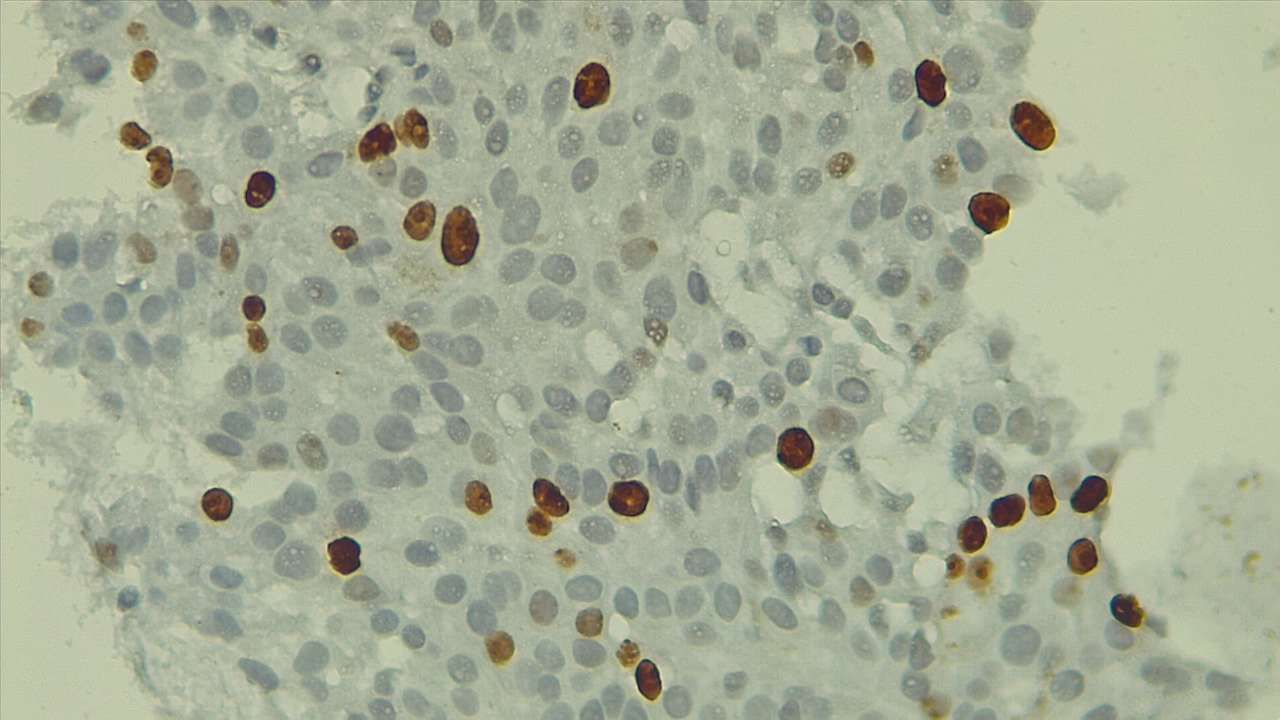
#> input picture Test1.jpg, 1280 x 720 px
$ jupyter execute ImageBioPreprocess.ipynb
#> lines starting #> are read from the running program, lines starting #| are printed output that depends on the picture; long printed decimals are rounded
# Test Técnico - Procesamiento de Imagenes en Python

## Objetivos

- **Ajustar la imagen** denominada Test1.jpg a un tamaño de 1024x1024 pixeles

- **Partir la imagen:** La imagen modificada se deberá partir en 4 sub-imágenes que correspondan a 4 secciones o cuadrantes de la imagen original y se deberán graficar cada una de estas imágenes

- **Aplicar una ecualización** a la imagen y mostrar la gráfica resultante para cada color

- **Manipulación de imágenes binarias:** Dada la imagen Mask.png realizar el conteo del total de objetos binarios (células) determinar el promedio del área de los objetos y aplicar una operación morfológica de apertura

- **Combinar Imágenes:** Fusionar las dos imágenes y presentar una nueva imagen en donde las máscaras se observen en un color específico dentro de la imagen original Test: ejemplo color azul

[cell 1]
# visualizar la imagen como output
import cv2
import numpy as np
import matplotlib.pyplot as plt

img = cv2.imread('Test1.jpg')
#> img is the input picture: shape (720, 1280, 3); mean B, G, R 150.1, 172.3, 165.5
img = cv2.cvtColor(img, cv2.COLOR_BGR2RGB)
plt.axis("off")
plt.imshow(img)

## Clase ImageProcessing

[cell 2]
import cv2
import matplotlib.pyplot as plt

class Preprocess:
    def __init__(self, img=None, img_name=None):
        """
        Inicializa la clase con la imagen y su nombre.
        """
        self.img = img
        self.img_name = img_name

    def read(self, img_name):
        """
        Leer una imagen desde un archivo y asignarla a la clase.
        """
        self.img = cv2.imread(img_name)
        self.img_name = img_name
        return self.img

    def show(self, img=None, title="Imagen", show_histogram=False):
        """
        Mostrar una imagen y opcionalmente los histogramas de cada canal de color.
        """
        if img is None:
            img = self.img

        if show_histogram:
            # Crear una figura con dos filas: una para la imagen, otra para los histogramas
            plt.figure(figsize=(16, 8))

            # Mostrar la imagen
            plt.subplot(2, 2, 1)
            plt.imshow(cv2.cvtColor(img, cv2.COLOR_BGR2RGB))
            plt.title(title)
            plt.axis("off")

            # Colores para los histogramas
            colors = ['blue', 'green', 'red']

            # Graficar los histogramas de cada canal
            for i, color in enumerate(colors):
                channel = img[:, :, i]  # Extraer canal de color
                plt.subplot(2, 2, i + 2)  # Posiciones 2, 3, 4 para los histogramas
                plt.hist(channel.ravel(), bins=256, color=color, alpha=0.6)
                plt.title(f"Histograma ({color.capitalize()})")
                plt.xlim([0, 256])

            # Ajustar los espacios entre subplots
            plt.tight_layout()
            plt.show()
        else:
            # Solo mostrar la imagen si no se requiere el histograma
            plt.imshow(cv2.cvtColor(img, cv2.COLOR_BGR2RGB))
            plt.title(title)
            plt.axis("off")
            plt.show()

    def save(self, img=None, suffix="processed"):
        """
        Guardar una imagen con un sufijo añadido al nombre original.
        """
        if img is None:
            img = self.img

        # Crear el nuevo nombre con el sufijo
        base_name = self.img_name.split('.')[0]
        ext = self.img_name.split('.')[-1]
        new_name = f"{base_name}_{suffix}.{ext}"
        cv2.imwrite(new_name, img)
        print(f"Imagen guardada como: {new_name}")
        return new_name

    def size(self):
        """
        Obtener el tamaño de la imagen.
        """
        return self.img.shape

    def resize(self, width=1024, height=1024):
        """
        Ajustar la imagen al tamaño especificado (por defecto 1024x1024 píxeles)
        y guardar el archivo con '_resize' añadido al nombre original.
        """
#> called with width = 1024, height = 1024
        # Redimensionar la imagen
        self.img = cv2.resize(self.img, (width, height))
        # Usar el método save para guardar la imagen redimensionada
        return self.save(suffix="resize")

    def split(self, quadrants=4):
        """
        Dividir la imagen en cuadrantes.
        """
#> called with quadrants = 4
        # Validar que quadrants sea un cuadrado perfecto
        sqrt_q = int(np.sqrt(quadrants))
        if sqrt_q ** 2 != quadrants:
            raise ValueError("El parámetro 'quadrants' debe ser un número cuadrado perfecto (4, 9, 16, ...).")

        # Obtener dimensiones de la imagen
        height, width, _ = self.img.shape
        h_step = height // sqrt_q
        w_step = width // sqrt_q

        # Lista para almacenar los cuadrantes
        quadrants_list = []

        # Dividir la imagen en cuadrantes
        for i in range(sqrt_q):
            for j in range(sqrt_q):
                # Extraer subimagen (cuadrante)
                quadrant = self.img[i * h_step:(i + 1) * h_step, j * w_step:(j + 1) * w_step]
                quadrants_list.append(quadrant)
#> after the loop, quadrants_list = 4 items

        return quadrants_list

    def plot_quadrants(self, quadrants=4):
        """
        Dividir la imagen en cuadrantes y graficarlos.
        """
#> called with quadrants = 4
        # Obtener los cuadrantes
        quadrant_images = self.split(quadrants)
#> quadrant_images = 4 items
        sqrt_q = int(quadrants**0.5)

        # Crear una figura para mostrar los cuadrantes
        fig, axes = plt.subplots(sqrt_q, sqrt_q, figsize=(10, 10))
        axes = axes.flatten()  # Aplanar para iterar más fácilmente

        # Graficar cada cuadrante
        for i, (ax, quad) in enumerate(zip(axes, quadrant_images)):
            ax.imshow(cv2.cvtColor(quad, cv2.COLOR_BGR2RGB))  # Convertir a RGB
            ax.axis("off")  # Quitar los ejes
            ax.set_title(f"Cuadrante {i+1}")
#> this loop made 4 passes

        # Ajustar espacio entre subplots
        plt.tight_layout()
        plt.show()

    def apply_clahe(self, clip_limit=2.0, tile_grid_size=(8, 8)):
        """
        Aplicar CLAHE (Contrast Limited Adaptive Histogram Equalization)
        a la imagen.
        """
#> called with clip_limit = 2, tile_grid_size = (8, 8)
        # Convertir la imagen a espacio de color LAB
        lab = cv2.cvtColor(self.img, cv2.COLOR_BGR2LAB)
        l, a, b = cv2.split(lab)

        # Crear el objeto CLAHE y aplicarlo al canal L (luminosidad)
        clahe = cv2.createCLAHE(clipLimit=clip_limit, tileGridSize=tile_grid_size)
        l_clahe = clahe.apply(l)

        # Fusionar los canales nuevamente
        lab_clahe = cv2.merge((l_clahe, a, b))
        img_clahe = cv2.cvtColor(lab_clahe, cv2.COLOR_LAB2BGR)

        # Retornar la imagen procesada
        return img_clahe

### 1. Ajustar la imagen `Test1.jpg` a un tamaño de 1024x1024 pixeles

[cell 3]
# Crear una instancia de la clase
preprocessor = Preprocess()

# Leer una imagen directamente desde un archivo
preprocessor.read('Test1.jpg')

# Ver el tamaño de la imagen
print("Tamaño original:", preprocessor.size())

# Mostrar la imagen
preprocessor.show()

# Redimensionar la imagen
resized_name = preprocessor.resize(1024, 1024)
print("Tamaño imagen redimesionada:", preprocessor.size())

# Mostrar la imagen redimensionada
preprocessor.read(resized_name)  # Leer la imagen redimensionada
preprocessor.show()

### 2. Partir la imagen en 4 sub-imágenes

[cell 4]
# Dividir la imagen en 4 cuadrantes
preprocessor.split(4)

# Graficar los cuadrantes (4 en este caso)
preprocessor.plot_quadrants(quadrants=4)

### 3. Aplicar una ecualización a la imagen y mostrar la gráfica resultante para cada color

**Objetivo:** Mejorar la calidad visual de la imagen ajustando el contraste de sus canales de color para obtener una representación más equilibrada. Esto se logra mediante ecualización de histograma, que redistribuye los niveles de intensidad de manera uniforme.

[cell 5]
# Aplicar CLAHE
img_clahe = preprocessor.apply_clahe(clip_limit=2.0, tile_grid_size=(8, 8))

# mostrar la imagen original
preprocessor.show(title="Imagen original", show_histogram=True)

# Mostrar la imagen procesada
preprocessor.show(img=img_clahe, title="Imagen con CLAHE", show_histogram=True)

# Guardar la imagen procesada con el sufijo "_clahe"
preprocessor.save(img=img_clahe, suffix="clahe")
#> Out = 'Test1_resize_clahe.jpg'

## Class BinaryImageProcessing

[cell 6]
import cv2
import numpy as np
import matplotlib.pyplot as plt

class BinaryImageProcessor:
    def __init__(self, mask=None, mask_name=None):
        self.mask = mask
        self.mask_name = mask_name

    def read_binary(self, mask_path):
        """
        Leer una imagen binaria desde un archivo.
        """
#> called with mask_path = 'mask.tif'
        self.mask = cv2.imread('mask.tif', cv2.IMREAD_UNCHANGED)
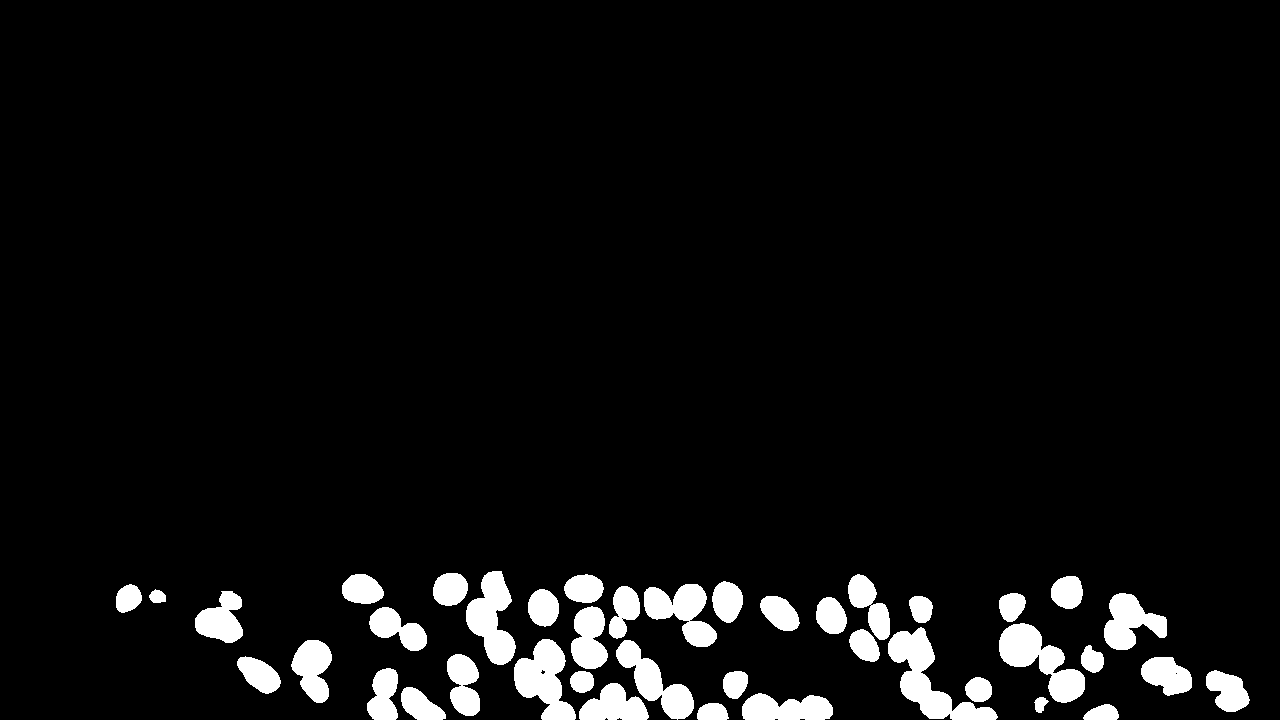
#> input picture MASK.tif, 1280 x 720 px, found by its file name
        # hacerla binaria
        _, self.mask = cv2.threshold(self.mask, 1, 255, cv2.THRESH_BINARY)

        self.mask_name = mask_path  # Guardar el nombre de la imagen

        if self.mask is None:
            raise FileNotFoundError(f"No se pudo cargar la imagen: {mask_path}")

        # si no es binaria tirar error
        if len(np.unique(self.mask)) != 2:
            raise ValueError("La imagen no es binaria.")

        # Asegurar que sea uint8
        self.mask = self.mask.astype(np.uint8)

        return self.mask

    def show_binary(self, mask=None, title="Imagen binaria"):
        """
        Mostrar una imagen binaria.
        """
        if mask is None:
            mask = self.mask

        plt.imshow(mask, cmap="gray")
        plt.title(title)
        plt.axis("off")
        plt.show()

    def save_binary(self, mask, suffix="processed"):
        """
        Guardar una imagen binaria con un sufijo añadido al nombre original.
        """
        if self.mask_name is None:
            raise ValueError("El atributo 'mask_name' no está definido. Usa 'read_binary' primero.")

        # Crear el nuevo nombre con el sufijo
        base_name = self.mask_name.split('.')[0]
        ext = self.mask_name.split('.')[-1]
        new_name = f"{base_name}_{suffix}.{ext}"
        cv2.imwrite(new_name, mask)
        print(f"Imagen binaria guardada como: {new_name}")
        return new_name

    def extract_components(self, connectivity=8):
        """
        Extraer componentes conectados de la imagen binaria.
        """
#> called with connectivity = 8
        # Encontrar componentes conectados y estadísticas
        num_labels, labels, stats, centroids = cv2.connectedComponentsWithStats(self.mask, connectivity=connectivity)
#> num_labels = 157; stats = 157 rows, first 6: [0, 0, 1280, 720, 657933], [156, 0, 43, 30, 940], [310, 0, 21, 11, 166], [411, 0, 132, 55, 3938], [582, 1, 53, 47, 1607], [682, 0, 28, 26, 584]; centroids = 157 pairs, first value 31.78 to 1227.4, second value 4.46 to 712.9
        return num_labels, labels, stats, centroids

    def count_objects(self):
        """
        Contar el número de objetos binarios en la máscara usando OpenCV.
        """
        # Encontrar componentes conectados y estadísticas
        _, _, stats, _ = self.extract_components()

        # stats contiene información de cada componente:
        # [x, y, width, height, area]
        areas = stats[1:, -1]  # Omitir el fondo (índice 0)
#> areas = 156 values, max 27533 at index 82, min 152 at index 153, mean 1690.2
        num_objects = len(areas)
#> num_objects = 156

        return num_objects

    def average_area(self):
        """
        Calcular el área promedio de los objetos binarios en la máscara.
        """
        _, _, stats, _ = self.extract_components()
        areas = stats[1:, -1]  # Omitir el fondo (índice 0)
        return np.mean(areas) if len(areas) > 0 else 0

    def apply_opening(self, kernel_size=3):
        """
        Aplicar una operación morfológica de apertura a la máscara binaria.
        """
        # Crear el kernel y aplicar la apertura
        kernel = cv2.getStructuringElement(cv2.MORPH_ELLIPSE, (kernel_size, kernel_size))
        self.mask = cv2.morphologyEx(self.mask, cv2.MORPH_OPEN, kernel)

        self.save_binary(self.mask, suffix="opening")
        return self.mask

    def create_binary_from_intensity(self, img, threshold=50):
        """
        Crear una máscara binaria basada en la intensidad de la imagen.
        Retiene solo los objetos más oscuros.
        """
        if img is None:
            raise ValueError("No hay imagen cargada para crear la máscara.")

        # Convertir la imagen a escala de grises
        gray_img = cv2.cvtColor(img, cv2.COLOR_BGR2GRAY)

        # Crear una máscara binaria basada en el umbral
        _, dark_mask = cv2.threshold(gray_img, threshold, 255, cv2.THRESH_BINARY_INV)

        return dark_mask

### 4. Manipulación de imágenes binarias

[cell 7]
# Crear una instancia de la clase
binary_processor = BinaryImageProcessor(mask_name='mask.tif')

# Leer una imagen binaria
mask = binary_processor.read_binary('mask.tif')

# Mostrar la imagen binaria
binary_processor.show_binary()

[cell 8]
# Contar objetos
num_objects = binary_processor.count_objects()
#> num_objects = 156
print("Número de objetos:", num_objects)
#| Número de objetos: 156

# Calcular el área promedio
avg_area = binary_processor.average_area()
#> avg_area = 1690.2
print("Área promedio:", avg_area)
#| Área promedio: 1690.173

Aplica una operación morfológica de apertura utilizando un kernel con forma de elipse.
Esto elimina el ruido (pequeños objetos desconectados) y suaviza los contornos de los objetos en la máscara.

[cell 9]
# Aplicar apertura
binary_processor.apply_opening(kernel_size=8)

# Mostrar la imagen binaria después de la apertura
binary_processor.show_binary(title="Imagen binaria después de la apertura")

# Contar objetos después de la apertura
num_objects_opening = binary_processor.count_objects()
#> call 3 of extract_components, with connectivity = 8
#> in extract_components (call 3), `num_labels, labels, stats, centroids = cv2.connectedComponentsWithStat..`:
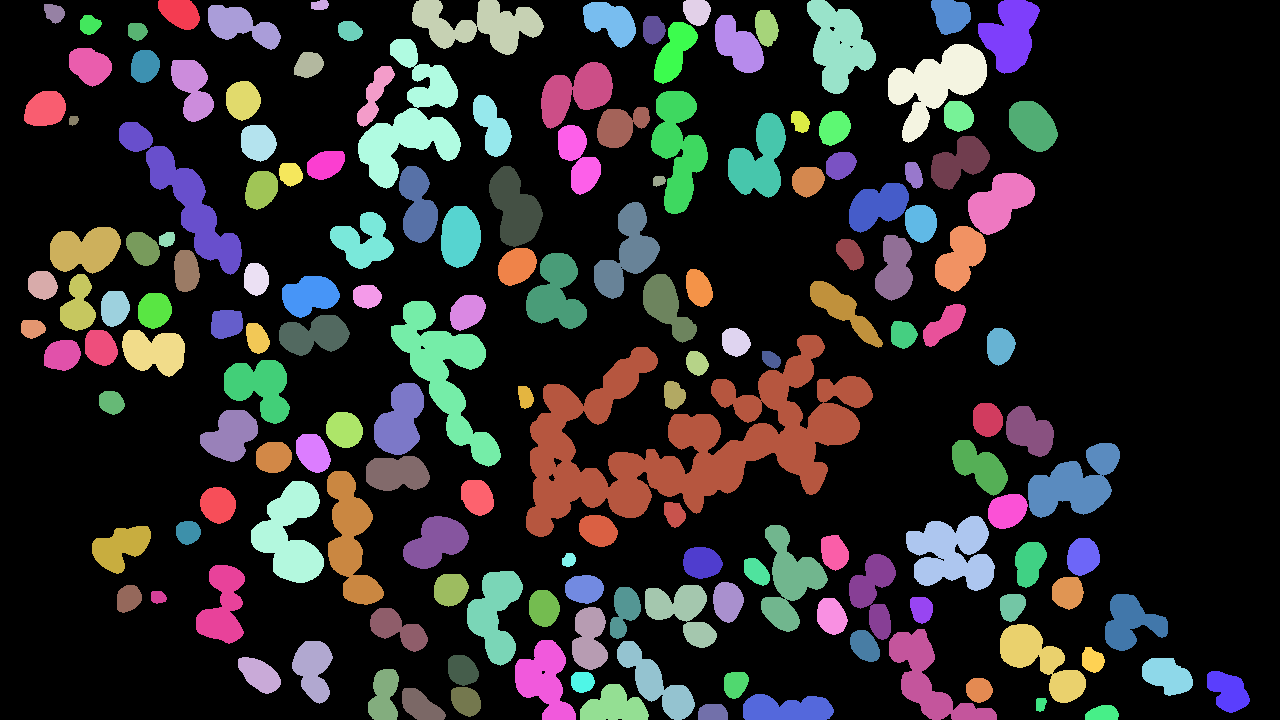
#> labels: shape (720, 1280) int32; 163 distinct labels, from 0 to 162; one colour per label, 0 black
#> in extract_components (call 3), `num_labels, labels, stats, centroids = cv2.connectedComponentsWithStat..`: num_labels = 163; stats = 163 rows, first 6: [0, 0, 1280, 720, 660551], [158, 0, 42, 30, 940], [311, 0, 18, 10, 149], [412, 0, 132, 55, 3924], [683, 0, 28, 26, 586], [807, 0, 69, 94, 3847]; centroids = 163 pairs, first value 32.1 to 1227.7, second value 4.7 to 713
#> num_objects_opening = 162
print("Número de objetos después de la apertura:", num_objects_opening)
#| Número de objetos después de la apertura: 162

# Calcular el área promedio después de la apertura
avg_area_opening = binary_processor.average_area()
#> avg_area_opening = 1611.4
print("Área promedio después de la apertura:", avg_area_opening)
#| Área promedio después de la apertura: 1611.414

## Clase ImageCombination

[cell 10]
class ImageCombination:
    def __init__(self, img=None, mask=None):
        self.img = img
        self.mask = mask

    def combine_with_image(self, mask_color=(255, 0, 0)):
        """
        Combinar la máscara binaria con una imagen original, coloreando las áreas de la máscara.
        """
#> called with mask_color = (0, 255, 255)
        if self.mask is None:
            raise ValueError("No hay máscara binaria cargada.")
        if self.img is None:
            raise ValueError("No hay imagen original cargada.")

        # Asegurarse de que la imagen original tenga el mismo tamaño que la máscara
        if self.mask.shape != self.img.shape[:2]:
            raise ValueError("La máscara binaria y la imagen original deben tener el mismo tamaño.")

        # Crear una máscara de color
        color_mask = np.zeros_like(self.img)
        color_mask[self.mask > 0] = mask_color  # Aplicar el color solo donde hay máscara

        # Fusionar la máscara con la imagen original
        combined_img = cv2.addWeighted(self.img, 0.7, color_mask, 0.3, 0)
        return combined_img

### 5. Combinar la máscara binaria con la imagen original

[cell 11]
# Leer la imagen original
processor = Preprocess()
img = processor.read('Test1.jpg')
processor.show(title="Imagen Original")

# Leer la máscara binaria
binary_processor = BinaryImageProcessor()
mask = binary_processor.read_binary('mask.tif')
binary_processor.show_binary(title="Máscara Binaria")

# Combinar la máscara binaria con la imagen original
combined_processor = ImageCombination(img, mask)
combined_img = combined_processor.combine_with_image(mask_color=(0, 255, 255))

# Mostrar la imagen combinada
plt.imshow(cv2.cvtColor(combined_img, cv2.COLOR_BGR2RGB))
plt.title("Imagen Combinada")
plt.axis("off")
plt.show()

[cell 12]
# Leer la máscara binaria
binary_processor2 = BinaryImageProcessor()
dark_mask = binary_processor2.create_binary_from_intensity(img, threshold=100)

# Combinar la máscara binaria con la imagen original
combined_processor2 = ImageCombination(combined_img, dark_mask)
combined_img2 = combined_processor2.combine_with_image(mask_color=(0, 0, 255))
#> call 2 of combine_with_image, with mask_color = (0, 0, 255)
#> in combine_with_image (call 2), `combined_img = cv2.addWeighted(self.img, 0.7, color_mask, 0.3, 0)`:
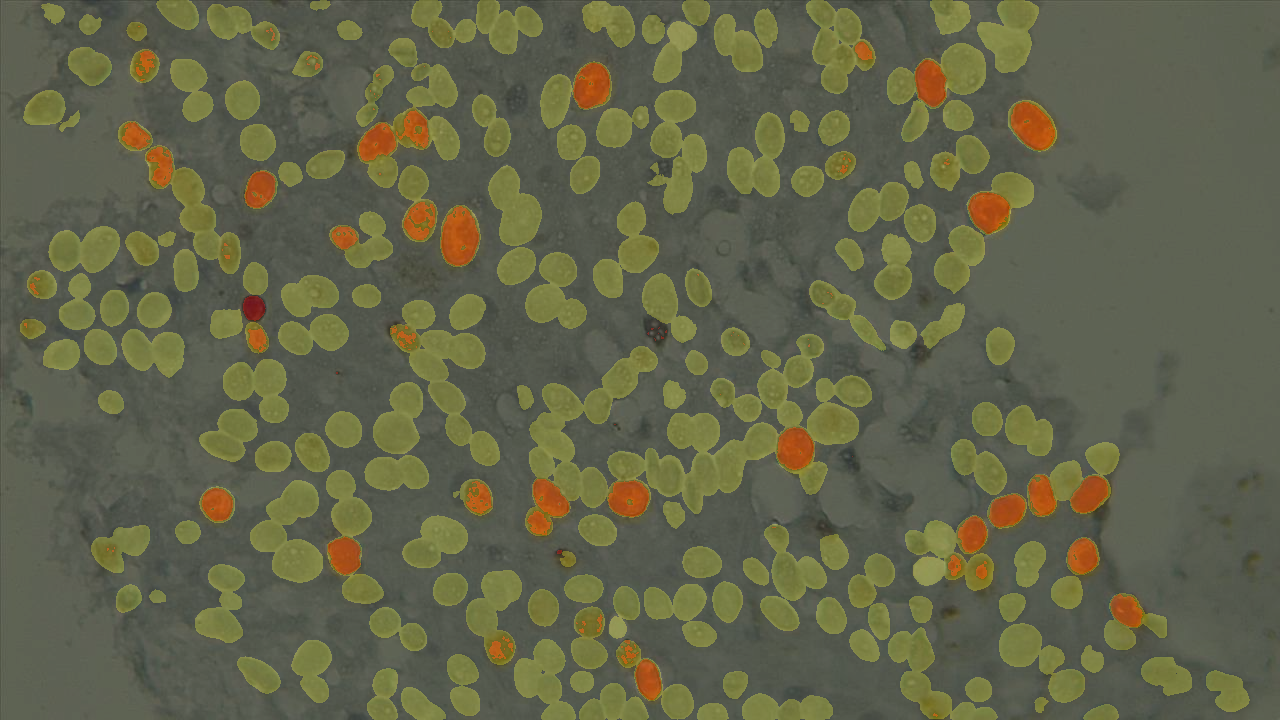
#> combined_img: shape (720, 1280, 3); mean B, G, R 73.5, 99.8, 98.5

# Mostrar la imagen combinada
plt.imshow(cv2.cvtColor(combined_img2, cv2.COLOR_BGR2RGB))
plt.title("Imagen Combinada")
plt.axis("off")
plt.show()

### 6. Describir las características de la imagen de máscara Mask.tif, indicar el tipo de variable y la forma en que se realizó el conteo de objetos

**Características de la Imagen**
- Formato: *mask.tif* es una imagen binaria (valores únicos: 0 y 255).
- Tipo de variable: La máscara se almacena como un array de NumPy de tipo uint8 (enteros sin signo de 8 bits).
- Dimensiones: La forma de la imagen (mask.shape) es de (720x1280) píxeles.

[cell 13]
mask = binary_processor.read_binary('mask.tif')

# tipo de variable
print("Tipo de variable:", type(mask))
#| Tipo de variable: <class 'numpy.ndarray'>
# tipo de datos
print("Tipo de datos:", mask.dtype)
#| Tipo de datos: uint8
# tamaño de la mascara
print("Dimensiones de la imagen:", mask.shape)
#| Dimensiones de la imagen: (720, 1280)
